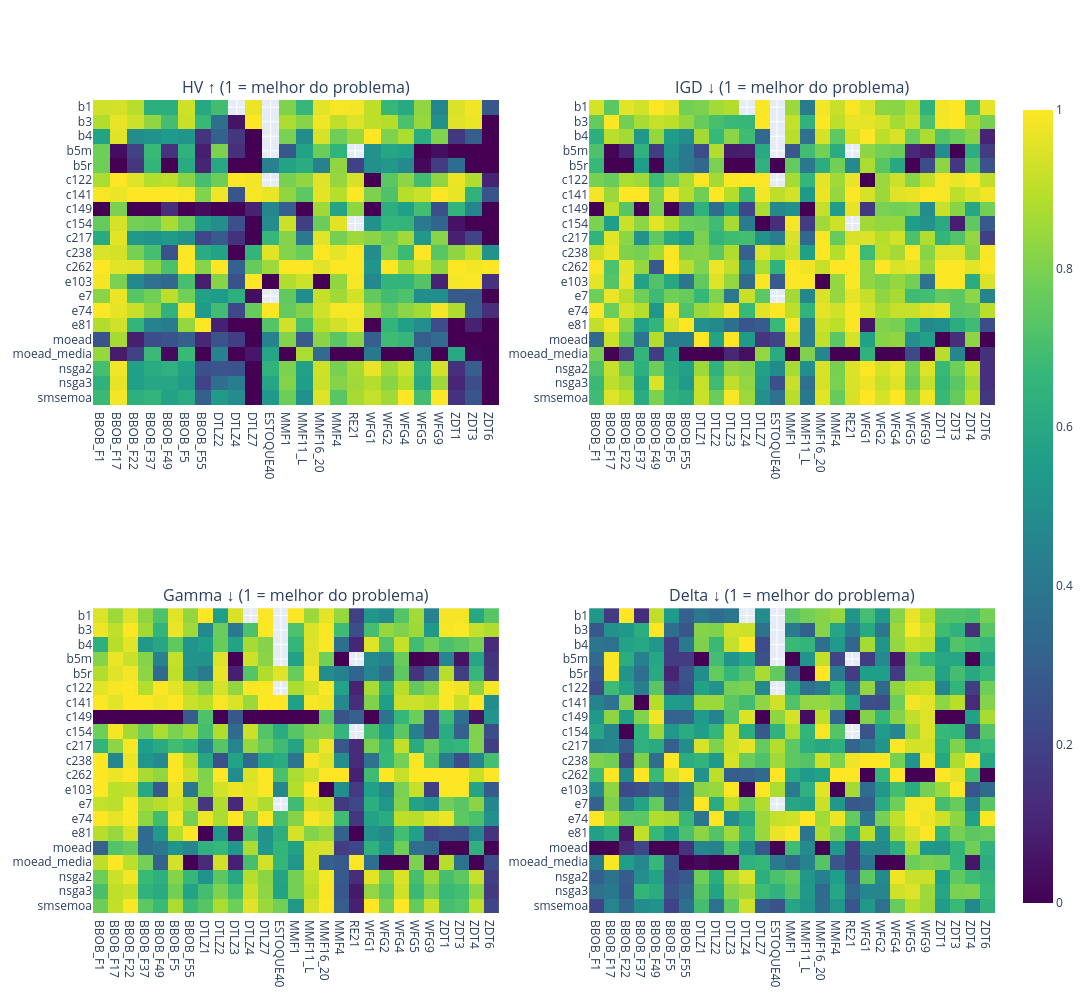

The cell this chart's notebook holds for it:
### Markdown cell above
### Heatmap méticas normalizadas

### Code cell
d = dfm.copy()
for m in METRICAS:
    g = d.groupby('problema')[m]
    d[m] = (d[m] - g.transform('min')) / (g.transform('max') - g.transform('min'))
    if m != 'HV': d[m] = 1 - d[m]

fig = make_subplots(rows=2, cols=2, subplot_titles=[f'{t} (1 = melhor do problema)' for t in METRICAS.values()])
for i, m in enumerate(METRICAS):
    p = d.pivot_table(index='algoritmo', columns='problema', values=m)
    fig.add_trace(go.Heatmap(z=p.values, x=p.columns, y=p.index, coloraxis='coloraxis'), row=i//2 + 1, col=i%2 + 1)
fig.update_yaxes(autorange='reversed')
fig.update_layout(width=1300, height=1000, coloraxis=dict(colorscale='Viridis'))
fig.show()

### Figure 1 — Plotly figure (JSON) as saved in the notebook; plotly's stock layout.template omitted (floating-point values rounded to 4 significant figures; data arrays with more than 128 entries replaced by an {"elided": "..."} marker saying what was removed)
{"data": [{"coloraxis": "coloraxis", "type": "heatmap", "x": ["BBOB_F1", "BBOB_F17", "BBOB_F22", "BBOB_F37", "BBOB_F49", "BBOB_F5", "BBOB_F55", "DTLZ2", "DTLZ4", "DTLZ7", "ESTOQUE40", "MMF1", "MMF11_L", "MMF16_20", "MMF4", "RE21", "WFG1", "WFG2", "WFG4", "WFG5", "WFG9", "ZDT1", "ZDT3", "ZDT6"], "xaxis": "x", "y": ["b1", "b3", "b4", "b5m", "b5r", "c122", "c141", "c149", "c154", "c217", "c238", "c262", "e103", "e7", "e74", "e81", "moead", "moead_media", "nsga2", "nsga3", "smsemoa"], "yaxis": "y", "z": {"elided": "21x24 float values"}}, {"coloraxis": "coloraxis", "type": "heatmap", "x": ["BBOB_F1", "BBOB_F17", "BBOB_F22", "BBOB_F37", "BBOB_F49", "BBOB_F5", "BBOB_F55", "DTLZ1", "DTLZ2", "DTLZ3", "DTLZ4", "DTLZ7", "ESTOQUE40", "MMF1", "MMF11_L", "MMF16_20", "MMF4", "RE21", "WFG1", "WFG2", "WFG4", "WFG5", "WFG9", "ZDT1", "ZDT3", "ZDT4", "ZDT6"], "xaxis": "x2", "y": ["b1", "b3", "b4", "b5m", "b5r", "c122", "c141", "c149", "c154", "c217", "c238", "c262", "e103", "e7", "e74", "e81", "moead", "moead_media", "nsga2", "nsga3", "smsemoa"], "yaxis": "y2", "z": {"elided": "21x27 float values"}}, {"coloraxis": "coloraxis", "type": "heatmap", "x": ["BBOB_F1", "BBOB_F17", "BBOB_F22", "BBOB_F37", "BBOB_F49", "BBOB_F5", "BBOB_F55", "DTLZ1", "DTLZ2", "DTLZ3", "DTLZ4", "DTLZ7", "ESTOQUE40", "MMF1", "MMF11_L", "MMF16_20", "MMF4", "RE21", "WFG1", "WFG2", "WFG4", "WFG5", "WFG9", "ZDT1", "ZDT3", "ZDT4", "ZDT6"], "xaxis": "x3", "y": ["b1", "b3", "b4", "b5m", "b5r", "c122", "c141", "c149", "c154", "c217", "c238", "c262", "e103", "e7", "e74", "e81", "moead", "moead_media", "nsga2", "nsga3", "smsemoa"], "yaxis": "y3", "z": {"elided": "21x27 float values"}}, {"coloraxis": "coloraxis", "type": "heatmap", "x": ["BBOB_F1", "BBOB_F17", "BBOB_F22", "BBOB_F37", "BBOB_F49", "BBOB_F5", "BBOB_F55", "DTLZ1", "DTLZ2", "DTLZ3", "DTLZ4", "DTLZ7", "ESTOQUE40", "MMF1", "MMF11_L", "MMF16_20", "MMF4", "RE21", "WFG1", "WFG2", "WFG4", "WFG5", "WFG9", "ZDT1", "ZDT3", "ZDT4", "ZDT6"], "xaxis": "x4", "y": ["b1", "b3", "b4", "b5m", "b5r", "c122", "c141", "c149", "c154", "c217", "c238", "c262", "e103", "e7", "e74", "e81", "moead", "moead_media", "nsga2", "nsga3", "smsemoa"], "yaxis": "y4", "z": {"elided": "21x27 float values"}}], "layout": {"annotations": [{"font": {"size": 16}, "showarrow": false, "text": "HV ↑ (1 = melhor do problema)", "x": 0.225, "xanchor": "center", "xref": "paper", "y": 1, "yanchor": "bottom", "yref": "paper"}, {"font": {"size": 16}, "showarrow": false, "text": "IGD ↓ (1 = melhor do problema)", "x": 0.775, "xanchor": "center", "xref": "paper", "y": 1, "yanchor": "bottom", "yref": "paper"}, {"font": {"size": 16}, "showarrow": false, "text": "Gamma ↓ (1 = melhor do problema)", "x": 0.225, "xanchor": "center", "xref": "paper", "y": 0.375, "yanchor": "bottom", "yref": "paper"}, {"font": {"size": 16}, "showarrow": false, "text": "Delta ↓ (1 = melhor do problema)", "x": 0.775, "xanchor": "center", "xref": "paper", "y": 0.375, "yanchor": "bottom", "yref": "paper"}], "coloraxis": {"colorscale": [[0, "#440154"], [0.1111, "#482878"], [0.2222, "#3e4989"], [0.3333, "#31688e"], [0.4444, "#26828e"], [0.5556, "#1f9e89"], [0.6667, "#35b779"], [0.7778, "#6ece58"], [0.8889, "#b5de2b"], [1, "#fde725"]]}, "height": 1000, "width": 1300, "xaxis": {"anchor": "y", "domain": [0, 0.45]}, "xaxis2": {"anchor": "y2", "domain": [0.55, 1]}, "xaxis3": {"anchor": "y3", "domain": [0, 0.45]}, "xaxis4": {"anchor": "y4", "domain": [0.55, 1]}, "yaxis": {"anchor": "x", "autorange": "reversed", "domain": [0.625, 1]}, "yaxis2": {"anchor": "x2", "autorange": "reversed", "domain": [0.625, 1]}, "yaxis3": {"anchor": "x3", "autorange": "reversed", "domain": [0, 0.375]}, "yaxis4": {"anchor": "x4", "autorange": "reversed", "domain": [0, 0.375]}}}
